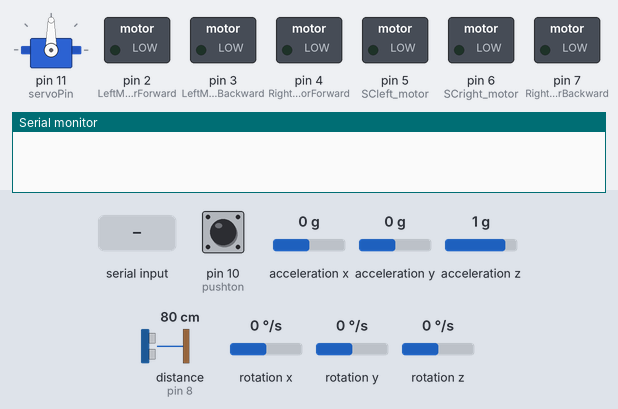
A sketch run on a simulated Arduino Uno, built with avr-gcc and run on an emulated ATmega328P. Parts: servo, switched loads named in the sketch (green lamp = pin HIGH), the last lines printed to the serial monitor. Wiring (inferred from the names in the program): MPU-6050 motion sensor at I2C address 0x68. The inputs (shaded band) are chosen by the test bench; at power-on: distance to the obstacle (sensor on pin 8) 80 cm, pin 10 (pushton) HIGH, acceleration x 0 g, acceleration y 0 g, acceleration z 1 g, rotation x 0 °/s, rotation y 0 °/s, rotation z 0 °/s. The echo pulse lasts 58.3 µs per cm.

Above: at 2.6 s.
2.7 s: "f" received over Serial
At 3.5 s:
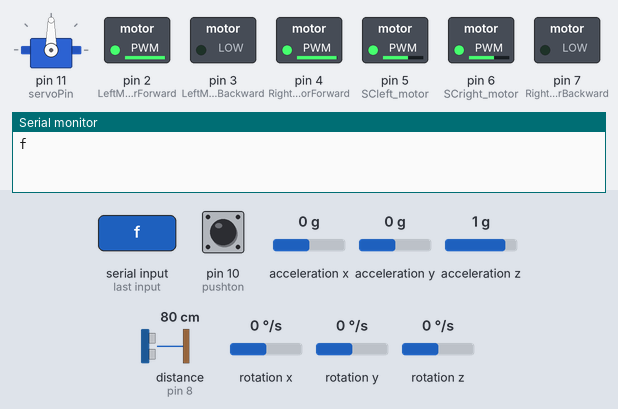
4.2 s: distance to the obstacle (sensor on pin 8) set to 29 cm
5.7 s: distance to the obstacle (sensor on pin 8) set to 24 cm
At 6.7 s:
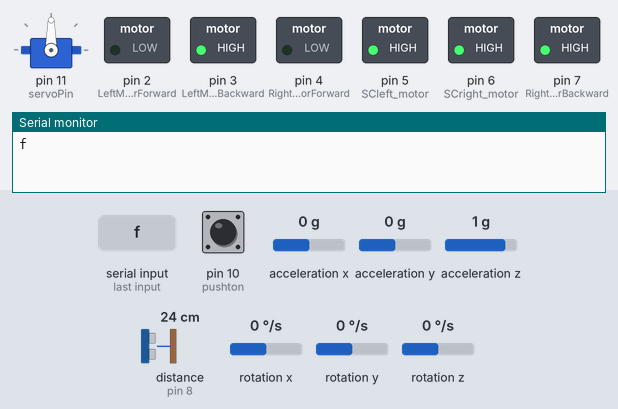
8.7 s: distance to the obstacle (sensor on pin 8) set to 28 cm
At 11.0 s:
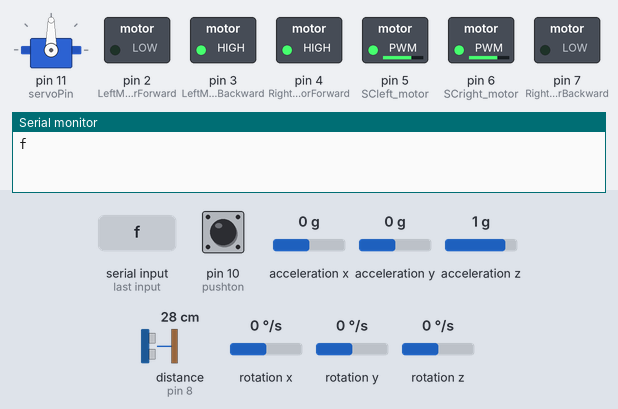
Timing chart, 0 to 12.4 s (numbered marks = the images above; inputs shaded):
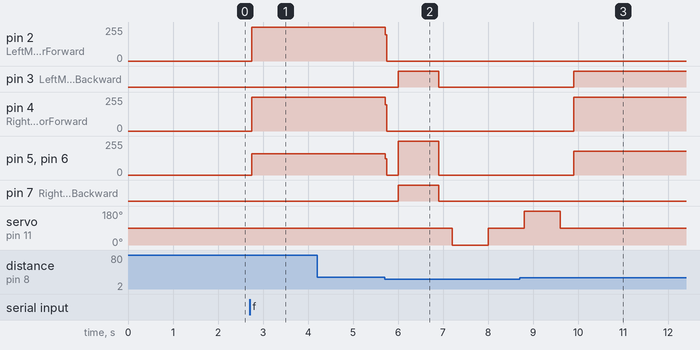

The sketch:

obstacle_avoidance_with_bluetooth.ino
```cpp
#include <Servo.h>          //standard library for the servo
#include <NewPing.h>        //for the Ultrasonic sensor function library.
#include <Wire.h>
//L298N motor control pins
#define RightMotorForward  4
#define RightMotorBackward  7
#define LeftMotorForward  2
#define LeftMotorBackward  3
#define SCleft_motor  5 // speed control using pwm pins connected to spped control pin on l293d
#define SCright_motor  6// speed control using pwm pins connected to spped control pin on l293d
#define pushton 10 // a push button to turn off/on auto-pilot
#define trig_pin 9  // Ultra Sonic Sensor
#define echo_pin 8
#define servoPin 11
const int maximum_distance = 250;
int turn_angleL = 90; // can be adjusted by console by "P<value>"
int turn_angleR = 90; // can be adjusted by console by "p<value>"
int movespeed = 160; // can be adjusted by console by "h<value>"
int distance = 100;
boolean goesForward = false;
boolean buttonFlag = false;
String temp;
char inChar;
const int MPU = 0x68; // MPU6050 I2C address
float GyroX, GyroY, GyroZ;
float elapsedTime, currentTime, previousTime;
float inyaw, yaw;
NewPing sonar(trig_pin, echo_pin, maximum_distance); //sensor function
Servo servo_motor;


void setup() {
  pinMode(RightMotorForward, OUTPUT);
  pinMode(LeftMotorForward, OUTPUT);
  pinMode(LeftMotorBackward, OUTPUT);
  pinMode(RightMotorBackward, OUTPUT);
  pinMode(pushton, INPUT_PULLUP);


  servo_motor.attach(servoPin);
  servo_motor.write(90);
  delay(1000);
  distance = readPing();
  delay(100);
  distance = readPing();
  delay(100);
  distance = readPing();
  delay(100);
  distance = readPing();
  delay(100);
  //Setup usb serial connection to computer
  Wire.begin();
  Wire.beginTransmission(MPU);       // Start communication with MPU6050 // MPU=0x68
  Wire.write(0x6B);                  // Talk to the register 6B
  Wire.write(0x00);                  // Make reset - place a 0 into the 6B register
  Wire.endTransmission(true);        //end the transmission
  Serial.begin(9600);


}

void loop() {
  if (!digitalRead(pushton) and buttonFlag) {
    buttonFlag = false;
    moveStop();
    delay(200);
  }
  else if (!digitalRead(pushton) and !buttonFlag) {
    buttonFlag = true;
    delay(200);
  }
  int distanceRight = 0;
  int distanceLeft = 0;
  while (Serial.available()) {
    inChar = (char)Serial.read();
    Serial.println(inChar);
  }

  // used for bluetooth remote that sends the following characters to control the car over network if needed
  switch (inChar) {
    case 'w':
      moveStop();
      moveForward();
      break;
    case 'a':
      turnLeft();
      break;
    case 's':
      moveBackward();
      break;
    case 'd':
      turnRight();
      break;
    case 'k':
      moveStop();
      break;
    case 'h': // Used to set the speed of the car (0-100)
      inChar = ' ';
      temp = Serial.readString(); //Reading the Input string from Serial port.
      movespeed = map(temp.toInt(), 100, 0, 255, 0);
      Serial.println(movespeed);
      analogWrite(SCleft_motor, movespeed);
      analogWrite(SCright_motor, movespeed);
      break;
    case 'P': // Used to set left turn angle, default 90* measured by on car gyro sensor
      inChar = ' ';
      temp = Serial.readString(); //Reading the Input string from Serial port.
      turn_angleL = temp.toInt();
      Serial.println(turn_angleL);
      break;
    case 'p': // Used to set left turn angle, default 90* measured by on car gyro sensor
      inChar = ' ';
      temp = Serial.readString(); //Reading the Input string from Serial port.
      turn_angleR = temp.toInt();
      Serial.println(turn_angleR);
      break;

    case 'f': // used to turn auto pilot on/off
      if (buttonFlag) {
        buttonFlag = false;
        moveStop();
      }
      else {
        buttonFlag = true;
      }
      break;

  }
  if (buttonFlag) {
    if (distance <= 26) {
      moveStop();
      delay(300);
      moveBackward();
      delay(900);
      moveStop();
      delay(300);
      distanceRight = lookRight();
      delay(800);
      distanceLeft = lookLeft();
      delay(300);

      if (distanceRight >= distanceLeft) {
        turnRight();
        moveStop();
      }
      else {
        turnLeft();
        moveStop();
      }

    }
    else {
      moveForward();
    }
    distance = readPing();
  }
}
int lookRight() {
  servo_motor.write(0);
  delay(500);
  int distance = readPing();
  delay(300);
  servo_motor.write(90);
  return distance;
}

int lookLeft() {
  servo_motor.write(180);
  delay(500);
  int distance = readPing();
  delay(300);
  servo_motor.write(90);
  return distance;
  delay(100);
}

int readPing() {
  int cm = sonar.ping_cm();
  if (cm == 0) {
    cm = 250;
  }
  return cm;
}

void moveStop() {
  analogWrite(SCleft_motor, 0);
  analogWrite(SCright_motor, 0);
  digitalWrite(RightMotorForward, LOW);
  digitalWrite(LeftMotorForward, LOW);
  digitalWrite(RightMotorBackward, LOW);
  digitalWrite(LeftMotorBackward, LOW);
  goesForward = false;


}

void moveForward() {

  if (!goesForward) {
    goesForward = true;
    normalspeed();
    digitalWrite(LeftMotorForward, HIGH);
    digitalWrite(RightMotorForward, HIGH);

    digitalWrite(LeftMotorBackward, LOW);
    digitalWrite(RightMotorBackward, LOW);

  }
}

void moveBackward() {

  goesForward = false;
  maxspeed();
  digitalWrite(LeftMotorBackward, HIGH);
  digitalWrite(RightMotorBackward, HIGH);

  digitalWrite(LeftMotorForward, LOW);
  digitalWrite(RightMotorForward, LOW);


}

void turnRight() {
  custSpeed(180);
  digitalWrite(LeftMotorForward, HIGH);
  digitalWrite(RightMotorBackward, HIGH);

  digitalWrite(LeftMotorBackward, LOW);
  digitalWrite(RightMotorForward, LOW);

  inyaw=zrot();
  while (fabs(zrot()-inyaw) < turn_angleR) {} // Stalls the code until the car takes full 90* right turn
  digitalWrite(LeftMotorForward, LOW);
  digitalWrite(RightMotorForward, LOW);

  digitalWrite(LeftMotorBackward, LOW);
  digitalWrite(RightMotorBackward, LOW);


}

void turnLeft() {
  custSpeed(180);
  digitalWrite(LeftMotorBackward, HIGH);
  digitalWrite(RightMotorForward, HIGH);

  digitalWrite(LeftMotorForward, LOW);
  digitalWrite(RightMotorBackward, LOW);

  inyaw=zrot();
  while (fabs(zrot()-inyaw) < turn_angleL) {} // Stalls the code until the car takes full 90* left turn
  digitalWrite(LeftMotorForward, LOW);
  digitalWrite(RightMotorForward, LOW);

  digitalWrite(LeftMotorBackward, LOW);
  digitalWrite(RightMotorBackward, LOW);
}

void maxspeed() {
  analogWrite(SCleft_motor, 255);
  analogWrite(SCright_motor, 255);
}
void normalspeed() {
  analogWrite(SCleft_motor, movespeed);
  analogWrite(SCright_motor, movespeed);
}

void custSpeed( int cuSpeed ){
  analogWrite(SCleft_motor, cuSpeed);
  analogWrite(SCright_motor, cuSpeed);
}
float zrot(){
  Wire.beginTransmission(MPU);
  Wire.write(0x3B); // Start with register 0x3B (ACCEL_XOUT_H)
  Wire.endTransmission(false);
  Wire.requestFrom(MPU, 6, true); // Read 6 registers total, each axis value is stored in 2 registers

  previousTime = currentTime;        // Previous time is stored before the actual time read
  currentTime = millis();            // Current time actual time read
  elapsedTime = (currentTime - previousTime) / 1000; // Divide by 1000 to get seconds
  Wire.beginTransmission(MPU);
  Wire.write(0x43); // Gyro data first register address 0x43
  Wire.endTransmission(false);
  Wire.requestFrom(MPU, 6, true); // Read 4 registers total, each axis value is stored in 2 registers
  GyroX = (Wire.read() << 8 | Wire.read()) / 131.0; // For a 250deg/s range we have to divide first the raw value by 131.0, according to the datasheet
  GyroY = (Wire.read() << 8 | Wire.read()) / 131.0;
  GyroZ = (Wire.read() << 8 | Wire.read()) / 131.0;

  yaw =  (yaw + GyroZ * elapsedTime);
  return yaw;}
```

Measured:
- the behaviour switches between 27 and 26 cm on distance to the obstacle (sensor on pin 8) (found by bisection; images 1 and 2)
- the behaviour switches between 24 and 25 cm on distance to the obstacle (sensor on pin 8) (found by bisection; images 2 and 3)
- after the input at 2.7 s, pin 2 (LeftMotorForward): 0/255 → 253/255 after 0.05 s; pin 4 (RightMotorForward): 0/255 → 252/255 after 0.05 s; pin 5 (SCleft_motor), pin 6 (SCright_motor): 0/255 → 158/255 after 0.05 s
- after the input at 4.2 s, every drawn part: stays the same
- after the input at 5.7 s, pin 2 (LeftMotorForward): 253/255 → 0/255 at once; pin 3 (LeftMotorBackward): LOW → HIGH after 0.30 s, → LOW 0.90 s later
- after the input at 8.7 s, pin 2 (LeftMotorForward): stays 0/255 (without the input it goes to 255/255 after 1.2 s); pin 3 (LeftMotorBackward): LOW → HIGH after 1.2 s; pin 4 (RightMotorForward): 0/255 → 255/255 after 1.2 s; pin 7 (RightMotorBackward): stays LOW (without the input it goes to HIGH after 1.2 s)
